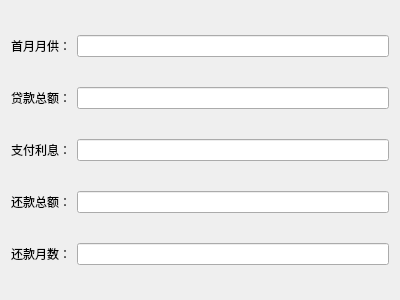
<?xml version="1.0" encoding="UTF-8"?>
<ui version="4.0">
 <class>Dialog3</class>
 <widget class="QDialog" name="Dialog3">
  <property name="geometry">
   <rect>
    <x>0</x>
    <y>0</y>
    <width>400</width>
    <height>300</height>
   </rect>
  </property>
  <property name="windowTitle">
   <string>Dialog</string>
  </property>
  <property name="windowIcon">
   <iconset resource="sources/resource.qrc">
    <normaloff>:/house icon.png</normaloff>:/house icon.png</iconset>
  </property>
  <layout class="QGridLayout" name="gridLayout">
   <item row="4" column="1">
    <widget class="QLineEdit" name="lineEdit_yueshu_2"/>
   </item>
   <item row="0" column="0">
    <widget class="QLabel" name="label">
     <property name="text">
      <string>首月月供：</string>
     </property>
    </widget>
   </item>
   <item row="0" column="1">
    <widget class="QLineEdit" name="lineEdit_shouyuegong"/>
   </item>
   <item row="2" column="1">
    <widget class="QLineEdit" name="lineEdit_lixi_2"/>
   </item>
   <item row="3" column="1">
    <widget class="QLineEdit" name="lineEdit_huanzonge_2"/>
   </item>
   <item row="3" column="0">
    <widget class="QLabel" name="label_5">
     <property name="text">
      <string>还款总额：</string>
     </property>
    </widget>
   </item>
   <item row="1" column="1">
    <widget class="QLineEdit" name="lineEdit_daizonge_2"/>
   </item>
   <item row="1" column="0">
    <widget class="QLabel" name="label_3">
     <property name="text">
      <string>贷款总额：</string>
     </property>
    </widget>
   </item>
   <item row="4" column="0">
    <widget class="QLabel" name="label_6">
     <property name="text">
      <string>还款月数：</string>
     </property>
    </widget>
   </item>
   <item row="2" column="0">
    <widget class="QLabel" name="label_4">
     <property name="text">
      <string>支付利息：</string>
     </property>
    </widget>
   </item>
  </layout>
 </widget>
 <resources>
  <include location="sources/resource.qrc"/>
 </resources>
 <connections/>
</ui>
